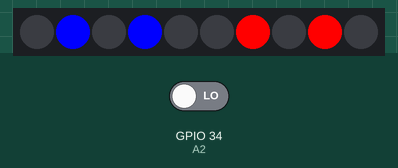
Bench run of a sketch on a simulated ESP32. Parts: 10 RGB LEDs in strip order, left to right. The test bench sets the inputs (shaded band); at power-on: GPIO 34 (A2) LOW.

Above: at 0.45 s.
At 1.05 s:
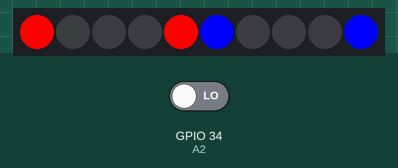
1.3 s: GPIO 34 (A2) driven HIGH
At 1.66 s:
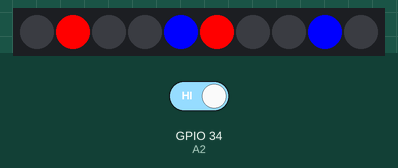
Timing chart, 0 to 4.3 s (numbered marks = the images above; inputs shaded):
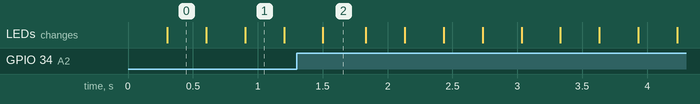

The sketch:

sketch_mar09a.ino
```cpp
#include "FeatherShieldPinouts.h"
#include <Adafruit_NeoPixel.h>
#ifdef __AVR__
  #include <avr/power.h>
#endif
#define NUMPIXELS 10
Adafruit_NeoPixel pixels(NUMPIXELS, A0, NEO_GRB + NEO_KHZ800);
#define DELAYVAL 500
bool lum = false;
int t;
int i = 0;
int j = 9;
int k = 4;
int l = 5;
bool monter = true;
bool monter2 = true;

volatile int interrupCounter;
hw_timer_t*timer=NULL;
int oldValue;

void IRAM_ATTR fonctionIsr(){
  if (i == 9){
    monter = false;
  }
  else if (i == 0) {
    monter = true;
  }

  if (k == 9){
    monter2 = false;
  }
  else if (k == 0) {
    monter2 = true;
  }

  if (monter == true) {
    i++;
    j--;
  }
  else if (monter == false){
    i--;
    j++;
  }

  if (monter2 == true) {
    k++;
    l--;
  }
  else if (monter2 == false){
    k--;
    l++;
  }
  pixels.clear();
  pixels.setPixelColor(i, pixels.Color(255,0,0));
  pixels.setPixelColor(j, pixels.Color(0,0,255));
  pixels.setPixelColor(k, pixels.Color(255,0,0));
  pixels.setPixelColor(l, pixels.Color(0,0,255));
}

void setup() {
  pinMode(A0, OUTPUT);
  //pinMode(D4, OUTPUT);
  pinMode(A2, INPUT);
  Serial.begin(115000);
  attachInterrupt(A2,fonctionIsr , RISING);
  timer=timerBegin(0,1,true);
  timerAttachInterrupt(timer,&fonctionIsr,true);
  timerAlarmWrite(timer,1000000,true);
  timerAlarmEnable(timer);
  #if defined(__AVR_ATtiny85__) && (F_CPU == 16000000)
  clock_prescale_set(clock_div_1);
  #endif
  //digitalWrite(D4, HIGH);
  pixels.begin();
}


void loop() {
  pixels.show();
}

/*
void IRAM_ATTR fonctionIsr(){
 Serial.print("Interaction\n");
  if (lum == false) {
      lum = true;
    }
  else {
      lum = false;
    }
}

void setup() {
  pinMode(A0, OUTPUT);
  pinMode(A2, INPUT);
  Serial.begin(115000);
  attachInterrupt(A2,fonctionIsr , RISING);
}


void loop() {
  digitalWrite(A0,lum);
}*/
```

FeatherShieldPinouts.h
```cpp
#define A0 26
#define A1 25
#define A2 34
#define A3 39
#define A4 36
#define A5 4
#define D2 14
#define D3 32
#define D4 15
#define D5 33
#define RX 16
#define TX 17
#define SCL 22
#define SDA 22
#define SCL 23
#define SDA 23
```
